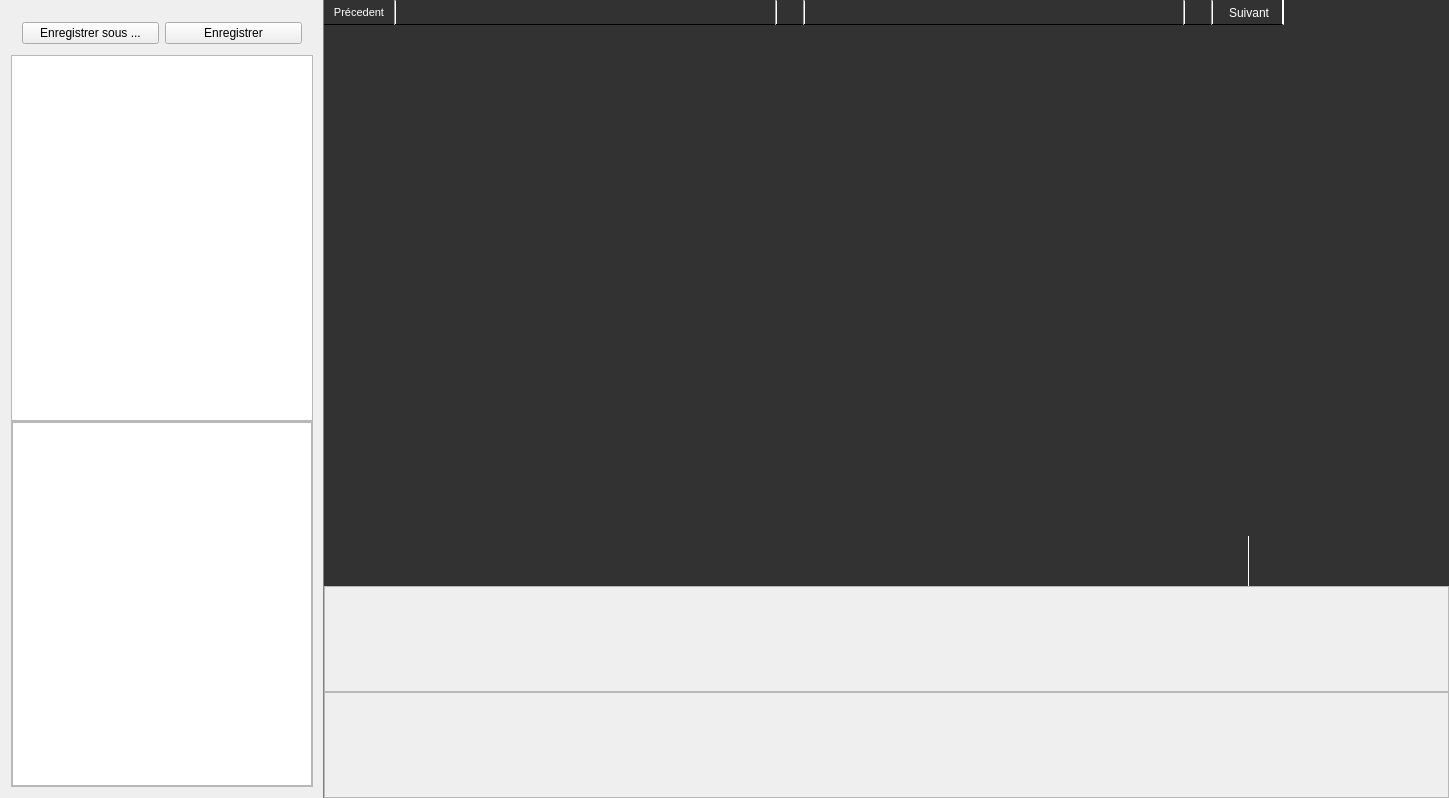
<?xml version="1.0" encoding="UTF-8"?>
<ui version="4.0">
 <class>CMainWindow</class>
 <widget class="QMainWindow" name="CMainWindow">
  <property name="geometry">
   <rect>
    <x>0</x>
    <y>0</y>
    <width>1449</width>
    <height>798</height>
   </rect>
  </property>
  <property name="windowTitle">
   <string>CMainWindow</string>
  </property>
  <widget class="QWidget" name="centralWidget">
   <layout class="QHBoxLayout" name="horizontalLayout">
    <property name="leftMargin">
     <number>0</number>
    </property>
    <property name="topMargin">
     <number>0</number>
    </property>
    <property name="rightMargin">
     <number>0</number>
    </property>
    <property name="bottomMargin">
     <number>0</number>
    </property>
    <item>
     <widget class="QSplitter" name="mainSplitter">
      <property name="lineWidth">
       <number>5</number>
      </property>
      <property name="midLineWidth">
       <number>5</number>
      </property>
      <property name="orientation">
       <enum>Qt::Horizontal</enum>
      </property>
      <property name="handleWidth">
       <number>0</number>
      </property>
      <widget class="QWidget" name="leftMainWidget" native="true">
       <property name="sizePolicy">
        <sizepolicy hsizetype="Expanding" vsizetype="Expanding">
         <horstretch>0</horstretch>
         <verstretch>0</verstretch>
        </sizepolicy>
       </property>
       <property name="styleSheet">
        <string notr="true">#leftMainWidget {
	border-right : 1px solid grey
}
</string>
       </property>
       <layout class="QVBoxLayout" name="verticalLayout">
        <property name="spacing">
         <number>0</number>
        </property>
        <property name="leftMargin">
         <number>11</number>
        </property>
        <property name="topMargin">
         <number>11</number>
        </property>
        <property name="rightMargin">
         <number>11</number>
        </property>
        <property name="bottomMargin">
         <number>11</number>
        </property>
        <item>
         <widget class="QWidget" name="tempSaveBtnContainer" native="true">
          <layout class="QHBoxLayout" name="horizontalLayout_12">
           <item>
            <widget class="QPushButton" name="JsonGo">
             <property name="text">
              <string>Enregistrer sous ...</string>
             </property>
            </widget>
           </item>
           <item>
            <widget class="QPushButton" name="save">
             <property name="enabled">
              <bool>true</bool>
             </property>
             <property name="text">
              <string>Enregistrer</string>
             </property>
            </widget>
           </item>
          </layout>
         </widget>
        </item>
        <item>
         <widget class="QTreeView" name="fileBrowser">
          <property name="sizePolicy">
           <sizepolicy hsizetype="MinimumExpanding" vsizetype="MinimumExpanding">
            <horstretch>0</horstretch>
            <verstretch>0</verstretch>
           </sizepolicy>
          </property>
          <property name="dragEnabled">
           <bool>true</bool>
          </property>
          <property name="sortingEnabled">
           <bool>true</bool>
          </property>
         </widget>
        </item>
        <item>
         <widget class="QScrollArea" name="scrollArea_3">
          <property name="sizePolicy">
           <sizepolicy hsizetype="Expanding" vsizetype="Expanding">
            <horstretch>0</horstretch>
            <verstretch>0</verstretch>
           </sizepolicy>
          </property>
          <property name="horizontalScrollBarPolicy">
           <enum>Qt::ScrollBarAlwaysOff</enum>
          </property>
          <property name="widgetResizable">
           <bool>true</bool>
          </property>
          <widget class="QWidget" name="scrollAreaWidgetContents_3">
           <property name="geometry">
            <rect>
             <x>0</x>
             <y>0</y>
             <width>268</width>
             <height>365</height>
            </rect>
           </property>
           <property name="sizePolicy">
            <sizepolicy hsizetype="Expanding" vsizetype="Expanding">
             <horstretch>0</horstretch>
             <verstretch>0</verstretch>
            </sizepolicy>
           </property>
           <layout class="QVBoxLayout" name="verticalLayout_4">
            <property name="spacing">
             <number>0</number>
            </property>
            <property name="leftMargin">
             <number>0</number>
            </property>
            <property name="topMargin">
             <number>0</number>
            </property>
            <property name="rightMargin">
             <number>0</number>
            </property>
            <property name="bottomMargin">
             <number>0</number>
            </property>
            <item>
             <widget class="CFileListView" name="fileListView">
              <property name="showDropIndicator" stdset="0">
               <bool>true</bool>
              </property>
              <property name="dragEnabled">
               <bool>true</bool>
              </property>
              <property name="defaultDropAction">
               <enum>Qt::CopyAction</enum>
              </property>
              <property name="textElideMode">
               <enum>Qt::ElideNone</enum>
              </property>
              <property name="isWrapping" stdset="0">
               <bool>true</bool>
              </property>
              <property name="layoutMode">
               <enum>QListView::SinglePass</enum>
              </property>
              <property name="spacing">
               <number>5</number>
              </property>
              <property name="viewMode">
               <enum>QListView::IconMode</enum>
              </property>
              <property name="modelColumn">
               <number>0</number>
              </property>
              <property name="uniformItemSizes">
               <bool>true</bool>
              </property>
              <property name="wordWrap">
               <bool>true</bool>
              </property>
             </widget>
            </item>
           </layout>
          </widget>
         </widget>
        </item>
       </layout>
      </widget>
      <widget class="QWidget" name="midMainWidget" native="true">
       <property name="sizePolicy">
        <sizepolicy hsizetype="Expanding" vsizetype="Expanding">
         <horstretch>0</horstretch>
         <verstretch>0</verstretch>
        </sizepolicy>
       </property>
       <property name="styleSheet">
        <string notr="true"/>
       </property>
       <layout class="QVBoxLayout" name="verticalLayout_2">
        <property name="spacing">
         <number>0</number>
        </property>
        <property name="leftMargin">
         <number>0</number>
        </property>
        <property name="topMargin">
         <number>0</number>
        </property>
        <property name="rightMargin">
         <number>0</number>
        </property>
        <property name="bottomMargin">
         <number>0</number>
        </property>
        <item>
         <widget class="QWidget" name="mmToolbar" native="true">
          <property name="minimumSize">
           <size>
            <width>0</width>
            <height>25</height>
           </size>
          </property>
          <property name="styleSheet">
           <string notr="true">#mmToolbar{
	background-color: rgb(50, 50, 50)
}</string>
          </property>
          <layout class="QHBoxLayout" name="horizontalLayout_10">
           <property name="spacing">
            <number>0</number>
           </property>
           <property name="leftMargin">
            <number>0</number>
           </property>
           <property name="topMargin">
            <number>0</number>
           </property>
           <property name="bottomMargin">
            <number>0</number>
           </property>
           <item>
            <widget class="QWidget" name="toolBarCocos" native="true">
             <property name="sizePolicy">
              <sizepolicy hsizetype="Minimum" vsizetype="Minimum">
               <horstretch>0</horstretch>
               <verstretch>0</verstretch>
              </sizepolicy>
             </property>
             <property name="minimumSize">
              <size>
               <width>960</width>
               <height>25</height>
              </size>
             </property>
             <property name="maximumSize">
              <size>
               <width>960</width>
               <height>25</height>
              </size>
             </property>
             <property name="styleSheet">
              <string notr="true">#toolBarCocos{
	border-bottom: 1px solid black;
	border-right : 2px solid rgba(255,255,255,255);
}</string>
             </property>
             <layout class="QHBoxLayout" name="horizontalLayout_2">
              <property name="spacing">
               <number>0</number>
              </property>
              <property name="leftMargin">
               <number>0</number>
              </property>
              <property name="topMargin">
               <number>0</number>
              </property>
              <property name="rightMargin">
               <number>0</number>
              </property>
              <property name="bottomMargin">
               <number>0</number>
              </property>
              <item>
               <widget class="QPushButton" name="prevScreenButton">
                <property name="enabled">
                 <bool>true</bool>
                </property>
                <property name="sizePolicy">
                 <sizepolicy hsizetype="Fixed" vsizetype="Fixed">
                  <horstretch>0</horstretch>
                  <verstretch>0</verstretch>
                 </sizepolicy>
                </property>
                <property name="maximumSize">
                 <size>
                  <width>70</width>
                  <height>25</height>
                 </size>
                </property>
                <property name="baseSize">
                 <size>
                  <width>500</width>
                  <height>50</height>
                 </size>
                </property>
                <property name="font">
                 <font>
                  <pointsize>8</pointsize>
                  <weight>50</weight>
                  <bold>false</bold>
                 </font>
                </property>
                <property name="autoFillBackground">
                 <bool>false</bool>
                </property>
                <property name="styleSheet">
                 <string notr="true">#prevScreenButton{
	color: rgb(255, 255, 255);
}</string>
                </property>
                <property name="text">
                 <string>Précedent</string>
                </property>
                <property name="flat">
                 <bool>true</bool>
                </property>
               </widget>
              </item>
              <item>
               <widget class="Line" name="line_5">
                <property name="orientation">
                 <enum>Qt::Vertical</enum>
                </property>
               </widget>
              </item>
              <item>
               <spacer name="horizontalSpacer">
                <property name="orientation">
                 <enum>Qt::Horizontal</enum>
                </property>
                <property name="sizeHint" stdset="0">
                 <size>
                  <width>40</width>
                  <height>20</height>
                 </size>
                </property>
               </spacer>
              </item>
              <item>
               <widget class="Line" name="line_4">
                <property name="lineWidth">
                 <number>1</number>
                </property>
                <property name="midLineWidth">
                 <number>0</number>
                </property>
                <property name="orientation">
                 <enum>Qt::Vertical</enum>
                </property>
               </widget>
              </item>
              <item>
               <widget class="QPushButton" name="emulateButton">
                <property name="enabled">
                 <bool>true</bool>
                </property>
                <property name="sizePolicy">
                 <sizepolicy hsizetype="Maximum" vsizetype="Maximum">
                  <horstretch>0</horstretch>
                  <verstretch>0</verstretch>
                 </sizepolicy>
                </property>
                <property name="maximumSize">
                 <size>
                  <width>25</width>
                  <height>25</height>
                 </size>
                </property>
                <property name="baseSize">
                 <size>
                  <width>500</width>
                  <height>50</height>
                 </size>
                </property>
                <property name="autoFillBackground">
                 <bool>false</bool>
                </property>
                <property name="styleSheet">
                 <string notr="true">playlistButton {
	background-color: rgba(255, 255, 255);
}</string>
                </property>
                <property name="text">
                 <string/>
                </property>
                <property name="icon">
                 <iconset>
                  <normaloff>../../LudoMuseEditorCocos/build-LudoMuseEditor-Clone_de_Desktop_Qt_5_6_0_MSVC2015_32bit-Debug/debug/resources/Emulate.png</normaloff>../../LudoMuseEditorCocos/build-LudoMuseEditor-Clone_de_Desktop_Qt_5_6_0_MSVC2015_32bit-Debug/debug/resources/Emulate.png</iconset>
                </property>
                <property name="flat">
                 <bool>true</bool>
                </property>
               </widget>
              </item>
              <item>
               <widget class="Line" name="line">
                <property name="styleSheet">
                 <string notr="true"/>
                </property>
                <property name="orientation">
                 <enum>Qt::Vertical</enum>
                </property>
               </widget>
              </item>
              <item>
               <spacer name="horizontalSpacer_2">
                <property name="orientation">
                 <enum>Qt::Horizontal</enum>
                </property>
                <property name="sizeHint" stdset="0">
                 <size>
                  <width>40</width>
                  <height>20</height>
                 </size>
                </property>
               </spacer>
              </item>
              <item>
               <widget class="Line" name="line_6">
                <property name="orientation">
                 <enum>Qt::Vertical</enum>
                </property>
               </widget>
              </item>
              <item>
               <widget class="QPushButton" name="testButton">
                <property name="enabled">
                 <bool>true</bool>
                </property>
                <property name="sizePolicy">
                 <sizepolicy hsizetype="Maximum" vsizetype="Maximum">
                  <horstretch>0</horstretch>
                  <verstretch>0</verstretch>
                 </sizepolicy>
                </property>
                <property name="maximumSize">
                 <size>
                  <width>25</width>
                  <height>25</height>
                 </size>
                </property>
                <property name="baseSize">
                 <size>
                  <width>500</width>
                  <height>50</height>
                 </size>
                </property>
                <property name="autoFillBackground">
                 <bool>false</bool>
                </property>
                <property name="styleSheet">
                 <string notr="true">playlistButton {
	background-color: rgba(255, 255, 255);
}</string>
                </property>
                <property name="text">
                 <string/>
                </property>
                <property name="icon">
                 <iconset>
                  <normaloff>resources/add_playlist_w.png</normaloff>resources/add_playlist_w.png</iconset>
                </property>
                <property name="flat">
                 <bool>true</bool>
                </property>
               </widget>
              </item>
              <item>
               <widget class="Line" name="line_2">
                <property name="orientation">
                 <enum>Qt::Vertical</enum>
                </property>
               </widget>
              </item>
              <item>
               <widget class="QPushButton" name="nextScreenButton">
                <property name="enabled">
                 <bool>true</bool>
                </property>
                <property name="sizePolicy">
                 <sizepolicy hsizetype="Fixed" vsizetype="Fixed">
                  <horstretch>0</horstretch>
                  <verstretch>0</verstretch>
                 </sizepolicy>
                </property>
                <property name="maximumSize">
                 <size>
                  <width>70</width>
                  <height>25</height>
                 </size>
                </property>
                <property name="baseSize">
                 <size>
                  <width>500</width>
                  <height>50</height>
                 </size>
                </property>
                <property name="autoFillBackground">
                 <bool>false</bool>
                </property>
                <property name="styleSheet">
                 <string notr="true">#nextScreenButton {
	color: rgb(255, 255, 255);
}</string>
                </property>
                <property name="text">
                 <string>Suivant</string>
                </property>
                <property name="flat">
                 <bool>true</bool>
                </property>
               </widget>
              </item>
             </layout>
            </widget>
           </item>
           <item>
            <widget class="QWidget" name="toolBarInspector" native="true">
             <property name="sizePolicy">
              <sizepolicy hsizetype="Minimum" vsizetype="Maximum">
               <horstretch>0</horstretch>
               <verstretch>0</verstretch>
              </sizepolicy>
             </property>
             <property name="maximumSize">
              <size>
               <width>16777215</width>
               <height>25</height>
              </size>
             </property>
             <layout class="QHBoxLayout" name="horizontalLayout_11">
              <property name="spacing">
               <number>0</number>
              </property>
              <property name="leftMargin">
               <number>0</number>
              </property>
              <property name="topMargin">
               <number>5</number>
              </property>
              <property name="rightMargin">
               <number>0</number>
              </property>
              <property name="bottomMargin">
               <number>0</number>
              </property>
             </layout>
            </widget>
           </item>
          </layout>
         </widget>
        </item>
        <item>
         <widget class="QWidget" name="glAndInspector" native="true">
          <property name="sizePolicy">
           <sizepolicy hsizetype="Expanding" vsizetype="Expanding">
            <horstretch>0</horstretch>
            <verstretch>0</verstretch>
           </sizepolicy>
          </property>
          <layout class="QHBoxLayout" name="horizontalLayout_9">
           <property name="spacing">
            <number>0</number>
           </property>
           <property name="leftMargin">
            <number>0</number>
           </property>
           <property name="topMargin">
            <number>0</number>
           </property>
           <property name="rightMargin">
            <number>0</number>
           </property>
           <property name="bottomMargin">
            <number>0</number>
           </property>
           <item>
            <widget class="QWidget" name="glViewAndSceneInspector" native="true">
             <property name="sizePolicy">
              <sizepolicy hsizetype="MinimumExpanding" vsizetype="MinimumExpanding">
               <horstretch>0</horstretch>
               <verstretch>0</verstretch>
              </sizepolicy>
             </property>
             <property name="minimumSize">
              <size>
               <width>0</width>
               <height>0</height>
              </size>
             </property>
             <property name="baseSize">
              <size>
               <width>960</width>
               <height>0</height>
              </size>
             </property>
             <property name="styleSheet">
              <string notr="true">#glViewContainer {
	background-color : rgb(216, 216, 216)
}</string>
             </property>
             <layout class="QVBoxLayout" name="verticalLayout_5">
              <property name="spacing">
               <number>0</number>
              </property>
              <property name="leftMargin">
               <number>0</number>
              </property>
              <property name="topMargin">
               <number>0</number>
              </property>
              <property name="rightMargin">
               <number>0</number>
              </property>
              <property name="bottomMargin">
               <number>0</number>
              </property>
              <item>
               <widget class="QWidget" name="glViewContainer" native="true">
                <property name="enabled">
                 <bool>true</bool>
                </property>
                <property name="sizePolicy">
                 <sizepolicy hsizetype="MinimumExpanding" vsizetype="MinimumExpanding">
                  <horstretch>0</horstretch>
                  <verstretch>0</verstretch>
                 </sizepolicy>
                </property>
                <property name="minimumSize">
                 <size>
                  <width>0</width>
                  <height>0</height>
                 </size>
                </property>
                <property name="styleSheet">
                 <string notr="true">#glViewContainer{
	background-color : rgb(50, 50, 50)
}</string>
                </property>
                <layout class="QVBoxLayout" name="verticalLayout_6">
                 <property name="spacing">
                  <number>0</number>
                 </property>
                 <property name="leftMargin">
                  <number>0</number>
                 </property>
                 <property name="topMargin">
                  <number>0</number>
                 </property>
                 <property name="rightMargin">
                  <number>0</number>
                 </property>
                 <property name="bottomMargin">
                  <number>0</number>
                 </property>
                </layout>
               </widget>
              </item>
              <item>
               <widget class="QWidget" name="sceneInspectorContainer" native="true">
                <property name="sizePolicy">
                 <sizepolicy hsizetype="Expanding" vsizetype="Preferred">
                  <horstretch>0</horstretch>
                  <verstretch>0</verstretch>
                 </sizepolicy>
                </property>
                <property name="minimumSize">
                 <size>
                  <width>0</width>
                  <height>50</height>
                 </size>
                </property>
                <property name="styleSheet">
                 <string notr="true">#sceneInspectorContainer{
	background-color : rgb(50, 50, 50);
	border-right : 1px solid white
}</string>
                </property>
                <layout class="QVBoxLayout" name="verticalLayout_8">
                 <property name="spacing">
                  <number>0</number>
                 </property>
                 <property name="leftMargin">
                  <number>0</number>
                 </property>
                 <property name="topMargin">
                  <number>0</number>
                 </property>
                 <property name="rightMargin">
                  <number>0</number>
                 </property>
                 <property name="bottomMargin">
                  <number>0</number>
                 </property>
                </layout>
               </widget>
              </item>
             </layout>
            </widget>
           </item>
           <item>
            <widget class="QWidget" name="inspectorContainer" native="true">
             <property name="sizePolicy">
              <sizepolicy hsizetype="Preferred" vsizetype="Expanding">
               <horstretch>0</horstretch>
               <verstretch>0</verstretch>
              </sizepolicy>
             </property>
             <property name="minimumSize">
              <size>
               <width>200</width>
               <height>0</height>
              </size>
             </property>
             <property name="maximumSize">
              <size>
               <width>150</width>
               <height>773</height>
              </size>
             </property>
             <property name="styleSheet">
              <string notr="true">#inspectorContainer{
	background-color : rgb(50,50,50);
}</string>
             </property>
             <layout class="QHBoxLayout" name="horizontalLayout_4">
              <property name="spacing">
               <number>0</number>
              </property>
              <property name="leftMargin">
               <number>0</number>
              </property>
              <property name="topMargin">
               <number>0</number>
              </property>
              <property name="rightMargin">
               <number>0</number>
              </property>
              <property name="bottomMargin">
               <number>0</number>
              </property>
             </layout>
            </widget>
           </item>
          </layout>
         </widget>
        </item>
        <item>
         <widget class="QWidget" name="mmBotView" native="true">
          <property name="sizePolicy">
           <sizepolicy hsizetype="Expanding" vsizetype="Preferred">
            <horstretch>0</horstretch>
            <verstretch>0</verstretch>
           </sizepolicy>
          </property>
          <property name="minimumSize">
           <size>
            <width>0</width>
            <height>0</height>
           </size>
          </property>
          <property name="styleSheet">
           <string notr="true">#mmBotView {
	border-top: 1px solid grey
}</string>
          </property>
          <layout class="QVBoxLayout" name="verticalLayout_3">
           <property name="spacing">
            <number>0</number>
           </property>
           <property name="leftMargin">
            <number>0</number>
           </property>
           <property name="topMargin">
            <number>0</number>
           </property>
           <property name="rightMargin">
            <number>0</number>
           </property>
           <property name="bottomMargin">
            <number>0</number>
           </property>
           <item>
            <widget class="QScrollArea" name="scrollArea_2">
             <property name="sizePolicy">
              <sizepolicy hsizetype="Expanding" vsizetype="Preferred">
               <horstretch>0</horstretch>
               <verstretch>0</verstretch>
              </sizepolicy>
             </property>
             <property name="widgetResizable">
              <bool>true</bool>
             </property>
             <widget class="QWidget" name="scrollAreaWidgetContents_2">
              <property name="geometry">
               <rect>
                <x>0</x>
                <y>0</y>
                <width>1155</width>
                <height>104</height>
               </rect>
              </property>
              <property name="sizePolicy">
               <sizepolicy hsizetype="Expanding" vsizetype="Preferred">
                <horstretch>0</horstretch>
                <verstretch>0</verstretch>
               </sizepolicy>
              </property>
              <property name="minimumSize">
               <size>
                <width>0</width>
                <height>0</height>
               </size>
              </property>
              <layout class="QHBoxLayout" name="horizontalLayout_6">
               <property name="leftMargin">
                <number>2</number>
               </property>
               <property name="topMargin">
                <number>2</number>
               </property>
               <property name="rightMargin">
                <number>2</number>
               </property>
               <property name="bottomMargin">
                <number>2</number>
               </property>
               <item>
                <widget class="QWidget" name="trameContainerP2" native="true">
                 <property name="sizePolicy">
                  <sizepolicy hsizetype="Expanding" vsizetype="Preferred">
                   <horstretch>0</horstretch>
                   <verstretch>0</verstretch>
                  </sizepolicy>
                 </property>
                 <property name="minimumSize">
                  <size>
                   <width>0</width>
                   <height>100</height>
                  </size>
                 </property>
                 <property name="styleSheet">
                  <string notr="true">#trame_p1 {
	border-bottom : 1px solid black;
}</string>
                 </property>
                 <layout class="QHBoxLayout" name="horizontalLayout_7"/>
                </widget>
               </item>
              </layout>
             </widget>
            </widget>
           </item>
           <item>
            <widget class="QScrollArea" name="scrollArea">
             <property name="sizePolicy">
              <sizepolicy hsizetype="Expanding" vsizetype="Preferred">
               <horstretch>0</horstretch>
               <verstretch>0</verstretch>
              </sizepolicy>
             </property>
             <property name="minimumSize">
              <size>
               <width>0</width>
               <height>0</height>
              </size>
             </property>
             <property name="widgetResizable">
              <bool>true</bool>
             </property>
             <widget class="QWidget" name="scrollAreaWidgetContents">
              <property name="geometry">
               <rect>
                <x>0</x>
                <y>0</y>
                <width>1155</width>
                <height>104</height>
               </rect>
              </property>
              <property name="sizePolicy">
               <sizepolicy hsizetype="Expanding" vsizetype="Preferred">
                <horstretch>0</horstretch>
                <verstretch>0</verstretch>
               </sizepolicy>
              </property>
              <layout class="QHBoxLayout" name="horizontalLayout_5">
               <property name="leftMargin">
                <number>2</number>
               </property>
               <property name="topMargin">
                <number>2</number>
               </property>
               <property name="rightMargin">
                <number>2</number>
               </property>
               <property name="bottomMargin">
                <number>2</number>
               </property>
               <item>
                <widget class="QWidget" name="trameContainerP1" native="true">
                 <property name="sizePolicy">
                  <sizepolicy hsizetype="Expanding" vsizetype="Preferred">
                   <horstretch>0</horstretch>
                   <verstretch>0</verstretch>
                  </sizepolicy>
                 </property>
                 <property name="minimumSize">
                  <size>
                   <width>0</width>
                   <height>100</height>
                  </size>
                 </property>
                 <property name="styleSheet">
                  <string notr="true">#trame_p1 {
	border-bottom : 1px solid black;
}</string>
                 </property>
                 <layout class="QHBoxLayout" name="horizontalLayout_3"/>
                </widget>
               </item>
              </layout>
             </widget>
            </widget>
           </item>
          </layout>
         </widget>
        </item>
       </layout>
      </widget>
     </widget>
    </item>
   </layout>
  </widget>
  <action name="actionCompile">
   <property name="text">
    <string>Compile</string>
   </property>
   <property name="toolTip">
    <string>du test</string>
   </property>
  </action>
 </widget>
 <layoutdefault spacing="6" margin="11"/>
 <customwidgets>
  <customwidget>
   <class>CFileListView</class>
   <extends>QListView</extends>
   <header>CFileListView.h</header>
  </customwidget>
 </customwidgets>
 <resources/>
 <connections/>
</ui>
